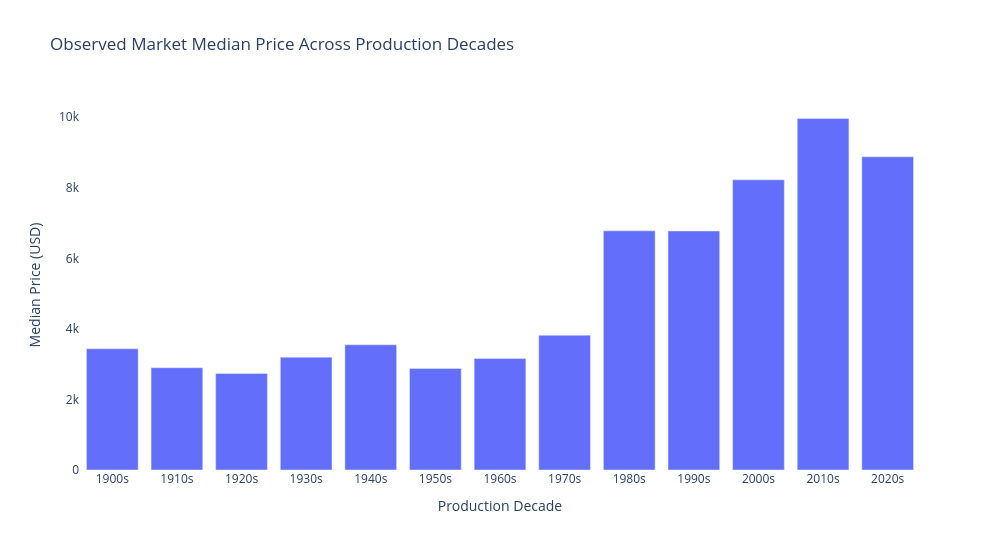

This figure's notebook cell:
### Code cell
decade_price_df = decade_price.reset_index()
decade_price_df.columns = ['decade', 'median_price']

fig = px.bar(
    decade_price_df,
    x='decade',
    y='median_price',
    title='Observed Market Median Price Across Production Decades',
    labels={
        'decade': 'Production Decade',
        'median_price': 'Median Price (USD)'
    }
)

fig.update_layout(
    width=1000,
    height=550,
    plot_bgcolor='white',
    paper_bgcolor='white'
)

fig.show()

### Figure 1 — Plotly figure (JSON) as saved in the notebook; plotly's stock layout.template omitted (floating-point values rounded to 4 significant figures)
{"data": [{"hovertemplate": "Production Decade=%{x}<br>Median Price (USD)=%{y}<extra></extra>", "legendgroup": "", "marker": {"color": "#636efa", "pattern": {"shape": ""}}, "name": "", "orientation": "v", "showlegend": false, "textposition": "auto", "type": "bar", "x": ["1900s", "1910s", "1920s", "1930s", "1940s", "1950s", "1960s", "1970s", "1980s", "1990s", "2000s", "2010s", "2020s"], "xaxis": "x", "y": [3435.0, 2900.0, 2736.0, 3197.0, 3550.0, 2879.0, 3160.0, 3819.0, 6778.0, 6775.0, 8224.0, 9963.0, 8879.0], "yaxis": "y"}], "layout": {"barmode": "relative", "height": 550, "legend": {"tracegroupgap": 0}, "paper_bgcolor": "white", "plot_bgcolor": "white", "title": {"text": "Observed Market Median Price Across Production Decades"}, "width": 1000, "xaxis": {"anchor": "y", "domain": [0, 1], "title": {"text": "Production Decade"}}, "yaxis": {"anchor": "x", "domain": [0, 1], "title": {"text": "Median Price (USD)"}}}}
